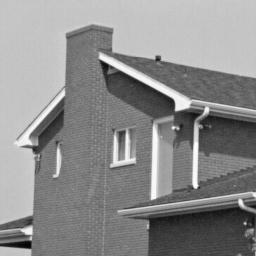
#> input picture tme6/img/house2.png, 256 x 256 px
$ jupyter execute TME6.ipynb
#> lines starting #> are read from the running program, lines starting #| are printed output that depends on the picture; after the words box and inside, x2 and y2 are one past the last pixel; in counts of white or black regions, pixels touching at a corner belong together
# Practical work 6 : Harris Corner Detector

The goal of this pratical work is to implement the Harris-Stephen's corners detector (C. Harris and M. Stephens. A combined corner and edge detector. In Proc. Fourth Alvey Vision Conference, pages 147–151, 1988).

Recall the Harris detector computes a map of corners from an image $I$:
$$
R(x,y) = \operatorname{det}(M) - k (\operatorname{trace}(M))^2, (x,y) \text{pixels}
$$
with $k\in[0.04, 0.06]$. $M$ is the auto-correlation of image $I$:
$$
M=\begin{pmatrix}
\sum_{x,y \in W} w(x,y)I_x^2 &
\sum_{x,y \in W} w(x,y)I_xI_y \\
\sum_{x,y \in W} w(x,y)I_xI_y &
\sum_{x,y \in W} w(x,y)I_y^2
\end{pmatrix}
=\begin{pmatrix}
A & B \\ C & D
\end{pmatrix}
$$
with $w(x,y)=\frac1{2\pi \sigma^2}e^{\frac{(x-x_c)^2 + (y-y_c)^2}{2\sigma^2}}$ a Gaussian mask centered on the window $W$. Partial derivatives $I_x$ and $I_y$ are estimated by one of the following kernels :
- Gradient:  $G_x = \begin{pmatrix} 0 & 0 & 0\\ 1 & 0 &-1 \\ 0 & 0 & 0 \end{pmatrix}$,
 $G_y = G_x^T$
- Prewitt: $G_x = \begin{pmatrix} 1 & 0 & -1\\ 1 & 0 &-1 \\ 1 & 0 & -1 \end{pmatrix}$,
 $G_y = G_x^T$
- Sobel: $G_x = \begin{pmatrix} 1 & 0 & -1\\ 2 & 0 &-2 \\ 1 & 0 & -1 \end{pmatrix}$,
 $G_y = G_x^T$


[cell 1]
# Load useful libraries
from PIL import Image
import matplotlib.pyplot as plt
import numpy as np
import scipy.signal

# Useful functions
def gaussianKernel(sigma):
    """ double -> Array
        return a gaussian kernel of standard deviation sigma
    """
    n2 = int(np.ceil(3*sigma))
    x,y = np.meshgrid(np.arange(-n2,n2+1),np.arange(-n2,n2+1))
    kern = np.exp(-(x**2+y**2)/(2*sigma*sigma))
    return  kern/kern.sum()

def imshow(I, title=None, size=500, axis=False):
    """ display an image, with title, size, and axis """
    plt.figure(figsize=(size//80, size//80))
    plt.gray()
    plt.imshow(I)
    if not axis: plt.axis('off')
    if title: plt.title(title)
    plt.show()

## Exercise 1: Harris response calculation

1) Write a function `computeR(I, scale, kappa)` that returns the Harris response $R$ from an image $I$ and a scale $scale$. You will use 5 steps:
- Computation of the directionnal derivate $I_x$ and $I_y$. Use the Sobel kernel.
- Computation of the products $I_x^2$, $I_y^2$, $I_x.I_y$.
- Computation of the convolution of $I_x^2$, $I_y^2$ and $I_x.I_y$ by a gaussian kernel of size N (use given function `gaussianKernel()`)
- Computation of $\operatorname{det}(M(x,y))$ and $\operatorname{trace}(M(x,y))$ for each pixel
- Computation of $R(x,y) = \operatorname{det}(M(x,y)) - k.(\operatorname{trace}(M(x,y)))^2$. You can use $k = 0.04$.

 You can compute the convolutions by using the ```scipy.signal.convolve2d``` function.

[cell 2]
def computeR(image,scale,kappa):
    """ Array[n, m]*float*float->Array[n, m]
    """
#> called with scale = 2.33, kappa = 0.04
    # First step
    Sx = np.array([(1, 0, -1), (2, 0, -2), (1, 0, -1)])
    Sy = np.array([(1, 2, 1), (0, 0, 0), (-1, -2, -1)])
    Ix = scipy.signal.convolve2d(image, Sx, "same")
    Iy = scipy.signal.convolve2d(image, Sy, "same")

    # Second step
    Ix2 = Ix * Ix
    Iy2 = Iy * Iy
    Ixy = Ix * Iy

    # Third step
    gaussian = gaussianKernel(sigma)
    A = scipy.signal.convolve2d(Ix2, gaussian, 'same')
    B = scipy.signal.convolve2d(Iy2, gaussian, 'same')
    C = scipy.signal.convolve2d(Ixy, gaussian, 'same')

    # Fourth step
    det = np.zeros((256, 256))
    trace = np.zeros((256, 256))
    det = A*B - C**2
    trace = A + B

    # Fifth step
    R = np.zeros((256, 256))
    R = det - 0.04 * (trace**2)

    return R

2) Write a script that displays the Harris response for the image ```img/house2.png``` along with the original image. Use a gaussian window of size $W=15$ pixels.

[cell 3]
# Original image
house2 = np.array(Image.open('img/house2.png'))
imshow(house2)

w = n = 15 # widnow
sigma = (15-1) / 6 # sigma
n = 2 * np.ceil(3*sigma) + 1 # n

# Harris response
house2_HR = computeR(house2, 2.33, 0.04)
imshow(house2_HR)

3) Write in a few lines an interpretation of the results, explaining how the Harris response allows to detect and discriminate homogeneous areas, edges and corners.

The Harris response allows us to discriminate between homogeneous areas, edges, and corners within an image, as we can see above.

In regions of the image that are uniform or homogeneous, the Harris response is generally low. This is because there are no significant variations in intensity or color in these areas.

Along edges in the image, the Harris response is moderate. Edges are characterized by a significant change in intensity or color, resulting in one eigenvalue of the M matrix being significantly larger than the other.

The Harris response is the highest at corner points. Corners exhibit strong intensity variations in multiple directions. That is why corners are easily distinguishable as we can see in the above image.

## Exercise 2 : Harris corner detector
From the Harris response calculated at exercise 1, we will write all the functions needed for the Harris detector. Write the following functions:

1) A function `thresholdR(R, thres)` that calculates and returns the binary thresholding $R_b$ of the response $R$ according to the threshold $thres$

[cell 4]
def thresholdR(R, thres):
    """ Array[n, m] * float -> Array[n, m]
    """
#> called with thres = 1000000
    return(np.where(R < thres, 0, 1))
#> returned value: shape (256, 256) int64; values 0 (black) and 1 (white), 22.1% white; 38 white regions (14 under 20 px), largest, box (x1, y1, x2, y2) and area: (140, 92, 256, 256) 5617, (88, 21, 142, 255) 4248, (12, 132, 47, 178) 818

2) A function `Rnms(R, Rbin)` that performs a non-maximum supression from the response $R$ and the binarized response $R_{bin}$. It returns the image $R_{locmax}$ (same size as $R$) =1 where $R_{bin}=1$ and the pixel has a greater value $R$ than its 8 nearest neighbors.

**Bonus**: Write a faster version of the script using Numpy function `np.roll()`.

[cell 5]
def Rnms(R, Rbin):
    """ Array[n, m] -> Array[n, m]
    """
    left = np.greater(R, np.roll(R, 1, axis = 1))
#> left: shape (256, 256) bool; 52.4% white; 65 black regions (23 under 20 px), largest, box (x1, y1, x2, y2) and area: (16, 0, 248, 256) 12325, (147, 0, 256, 256) 7294, (100, 93, 145, 256) 3365
    right = np.greater(R, np.roll(R, -1, axis = 1))
#> right: shape (256, 256) bool; 47.6% white; 62 white regions (22 under 20 px), largest, box (x1, y1, x2, y2) and area: (15, 0, 247, 256) 12325, (146, 0, 256, 256) 7482, (99, 93, 144, 256) 3365
    up = np.greater(R, np.roll(R, 1, axis = 0))
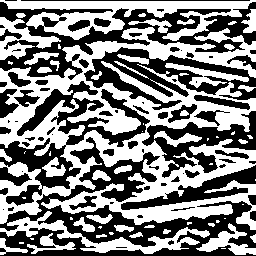
#> up: shape (256, 256) bool; 50.5% white; 73 black regions (26 under 20 px), largest, box (x1, y1, x2, y2) and area: (0, 137, 256, 256) 8941, (0, 2, 256, 80) 6192, (0, 81, 150, 206) 4725
    down = np.greater(R, np.roll(R, -1, axis = 0))
#> down: shape (256, 256) bool; 49.5% white; 71 white regions (25 under 20 px), largest, box (x1, y1, x2, y2) and area: (0, 136, 256, 256) 9182, (0, 1, 256, 79) 6192, (0, 80, 150, 205) 4725
    Rlocmax = np.zeros(R.shape)
    for x in range(R.shape[0]):
        for y in range(R.shape[1]):
            if(left[x,y] and right[x,y] and up[x,y] and down[x,y] and Rbin[x,y] == 1):
                Rlocmax[x,y] = 1
#> Rlocmax: shape (256, 256) float64; values 0 (black) and 1 (white), 0.27% white in thin lines or dots
    return(Rlocmax)

3) Write a function ``cornerDetector(image, scale, kappa, thresh)`` that returns an array of the same size as the image. The array takes two values: 1 where a corner is detected and 0 elsewhere.

[cell 6]
def cornerDetector(image, sigma, kappa, thres):
    """ Array[n, m]*float*float*float -> Array[n, m]
    """
    image_HR = computeR(image, sigma, kappa)
    Rbin = thresholdR(image_HR, thres)
    image_Rnms = Rnms(image_HR, Rbin)
    return image_Rnms

4 ) Display the detected corners on the original image for the image ```img/house2.png```. Each detected corner will be displayed as a small red disk. You can use the functions ```np.nonzero()``` and ```plt.scatter()``` to that purpose.

[cell 7]
# Display corner function
def displayCorner(image, sigma, kappa, thres):
    corner_image = cornerDetector(image, sigma, kappa, thres)
    nonzero = np.nonzero(corner_image)
#> nonzero = 174 positions, rows 1 to 254, columns 1 to 254

    for x in range(0, len(nonzero), 2):
        plt.scatter(nonzero[x+1], nonzero[x], c = "r")
#> this loop made 1 pass

    plt.imshow(image)
    plt.show()
#> figure, not shown here; palette indices are drawn, not the picture's colours

# Display the detected corners. Number varies when changing the thres variable.
displayCorner(house2, 2.33, 0.04, 10**6)

5) Evaluate the performances of the corner detector. Try to find good values for Sigma and Threshold.

The detector in general works pretty well. It identifies most of the corners it is supposed to find. It detects, however, some more corners like in the rooftop. It also detectes the shadow of the rooftop on the wall of the house, but this makes sense, since the density/color is different, making it look like an edge.

A good value for the threshold varies between 10^6 and 10^7, depending on what we consider to be a corner. A sigma value that works fine is 2.33.

Below we can see some more images with other values of sigma and threshold.

[cell 8]
displayCorner(house2, 1, 0.04, 10**3)
#> in thresholdR (call 2), `return(np.where(R < thres, 0, 1))`: returned value: shape (256, 256) int64; values 0 (black) and 1 (white), 55% white; 31 black regions (8 under 20 px), largest, box (x1, y1, x2, y2) and area: (0, 0, 256, 256) 21448, (121, 189, 248, 224) 2163, (17, 89, 64, 139) 960
#> after the loop in Rnms (call 2), `for x in range(R.shape[0]):`:
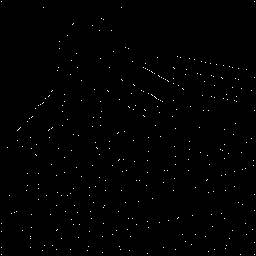
#> Rlocmax: shape (256, 256) float64; values 0 (black) and 1 (white), 0.55% white in thin lines or dots
#> the loop in displayCorner (call 2), `for x in range(0, len(nonzero), 2):` made 1 pass
displayCorner(house2, 1, 0.04, 10**5)
#> call 3 of thresholdR, with thres = 100000
#> in thresholdR (call 3), `return(np.where(R < thres, 0, 1))`:
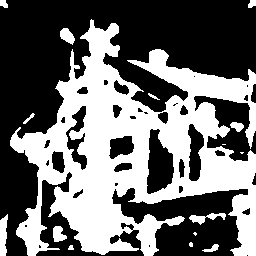
#> returned value: shape (256, 256) int64; values 0 (black) and 1 (white), 42.4% white; 16 white regions (4 under 20 px), largest, box (x1, y1, x2, y2) and area: (10, 19, 256, 256) 26610, (0, 214, 8, 256) 256, (189, 213, 226, 225) 188
#> after the loop in Rnms (call 3), `for x in range(R.shape[0]):`: Rlocmax: shape (256, 256) float64; values 0 (black) and 1 (white), 0.45% white in thin lines or dots
displayCorner(house2, 1, 0.04, 10**7)
#> in thresholdR (call 4), `return(np.where(R < thres, 0, 1))`: returned value: shape (256, 256) int64; values 0 (black) and 1 (white), 10.8% white; 40 white regions (6 under 20 px), largest, box (x1, y1, x2, y2) and area: (14, 133, 44, 166) 599, (16, 209, 37, 256) 552, (191, 102, 215, 134) 522
#> after the loop in Rnms (call 4), `for x in range(R.shape[0]):`:
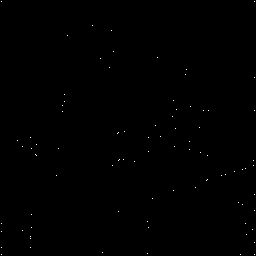
#> Rlocmax: shape (256, 256) float64; values 0 (black) and 1 (white), 0.13% white in thin lines or dots
displayCorner(house2, 1, 0.04, 10**9)
#> in thresholdR (call 5), `return(np.where(R < thres, 0, 1))`: returned value: shape (256, 256) int64; values 0 (black) and 1 (white), 0.6% white; 20 white regions (10 under 20 px), largest, box (x1, y1, x2, y2) and area: (0, 242, 5, 256) 55, (251, 190, 256, 200) 43, (193, 184, 199, 190) 32
#> after the loop in Rnms (call 5), `for x in range(R.shape[0]):`: Rlocmax: shape (256, 256) float64; values 0 (black) and 1 (white), 0.04% white in thin lines or dots
#> in displayCorner (call 5), `nonzero = np.nonzero(corner_image)`: nonzero = 23 positions, rows 1 to 254, columns 1 to 254
#> the loop in displayCorner (call 5), `for x in range(0, len(nonzero), 2):` made 1 pass
#> in displayCorner (call 5), `plt.show()`:
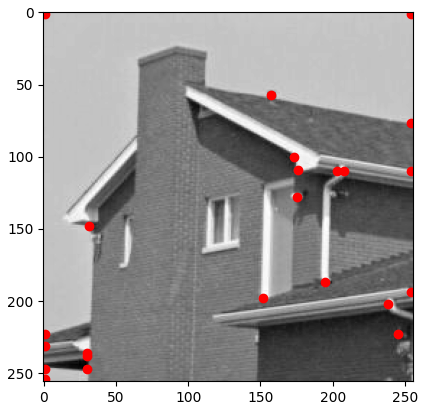
#> figure drawn by matplotlib, 1 panel; palette indices are drawn, not the picture's colours

displayCorner(house2, 3, 0.04, 10**3)
displayCorner(house2, 3, 0.04, 10**5)
displayCorner(house2, 3, 0.04, 10**7)
displayCorner(house2, 3, 0.04, 10**9)

displayCorner(house2, 10, 0.04, 10**3)
displayCorner(house2, 10, 0.04, 10**5)
displayCorner(house2, 10, 0.04, 10**7)
displayCorner(house2, 10, 0.04, 10**9)

## Exercise 3 : Properties of Harris corner detector

The goal of this exercice is to study some invariance properties of Harris detector.

1) Write a script that detects the corners on the images ```img/toyHorse1.png``` and ```img/toyHorse2.png``` with a scale of 15 and appropriate threshold value. Display the detected corners on the images.

[cell 9]
toyhorse1 = np.array(Image.open('img/toyHorse1.png'))
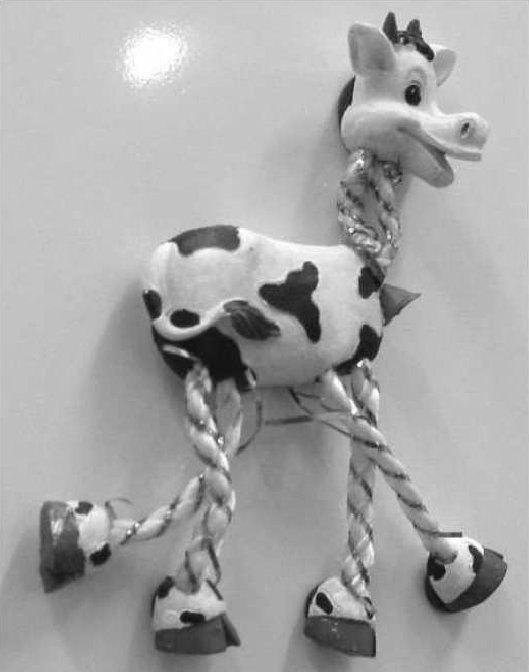
#> input picture tme6/img/toyHorse1.png, 529 x 672 px
#> toyhorse1 is the input picture: shape (672, 529); min 1, max 255, mean 166.5
toyhorse2 = np.array(Image.open('img/toyHorse2.png'))
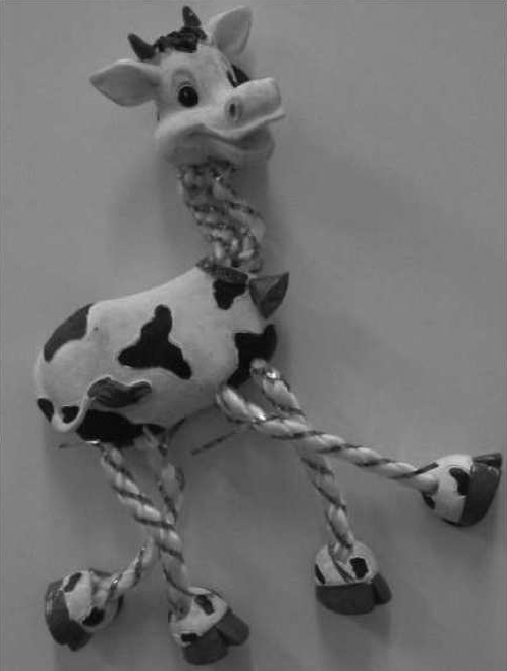
#> input picture tme6/img/toyHorse2.png, 507 x 671 px
#> toyhorse2 is the input picture: shape (671, 507); min 0, max 253, mean 111.7
displayCorner(toyhorse1, 2.33, 0.04, 10**8)
#> in thresholdR (call 14), `return(np.where(R < thres, 0, 1))`:
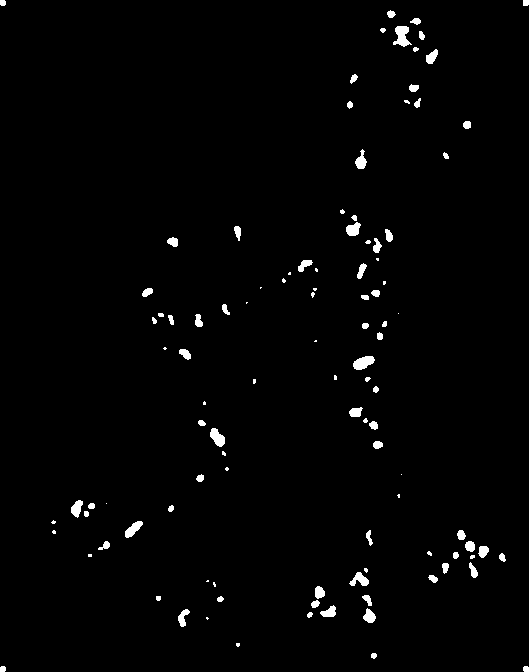
#> returned value: shape (672, 529) int64; values 0 (black) and 1 (white), 1.5% white; 107 white regions (34 under 20 px), largest, box (x1, y1, x2, y2) and area: (393, 26, 412, 47) 235, (353, 356, 375, 370) 209, (210, 428, 225, 447) 179
#> in Rnms (call 14), `left = np.greater(R, np.roll(R, 1, axis = 1))`:
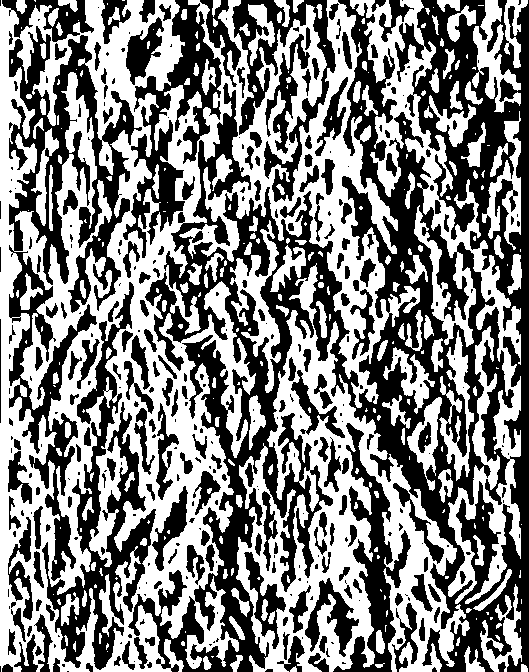
#> left: shape (672, 529) bool; 50.6% white; 368 black regions (177 under 20 px), largest, box (x1, y1, x2, y2) and area: (128, 0, 529, 672) 89710, (9, 26, 142, 581) 20073, (42, 282, 156, 670) 11135
#> in Rnms (call 14), `right = np.greater(R, np.roll(R, -1, axis = 1))`:
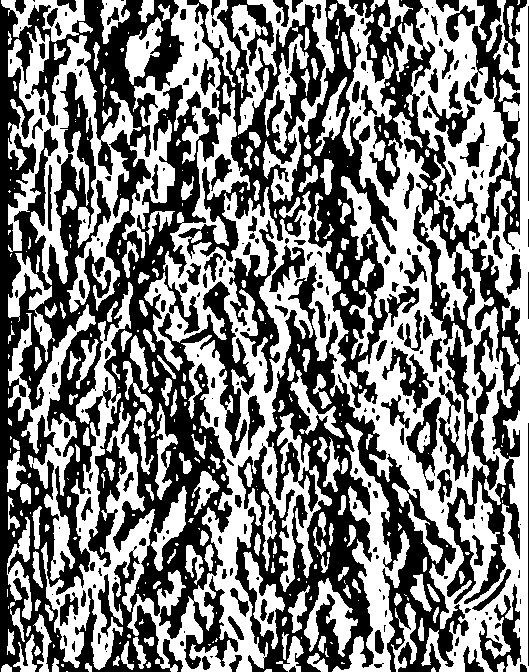
#> right: shape (672, 529) bool; 49.2% white; 377 white regions (183 under 20 px), largest, box (x1, y1, x2, y2) and area: (127, 0, 529, 672) 89766, (8, 26, 141, 313) 13005, (41, 282, 155, 670) 11135
displayCorner(toyhorse2, 2.33, 0.04, 10**8)

2) What are the dynamic ranges of these two images ?

[cell 10]
# Calculate dynamic ranges
print(np.amax(toyhorse1) - np.amin(toyhorse1))
#| 254
print(np.amax(toyhorse2) - np.amin(toyhorse2))
#| 253
